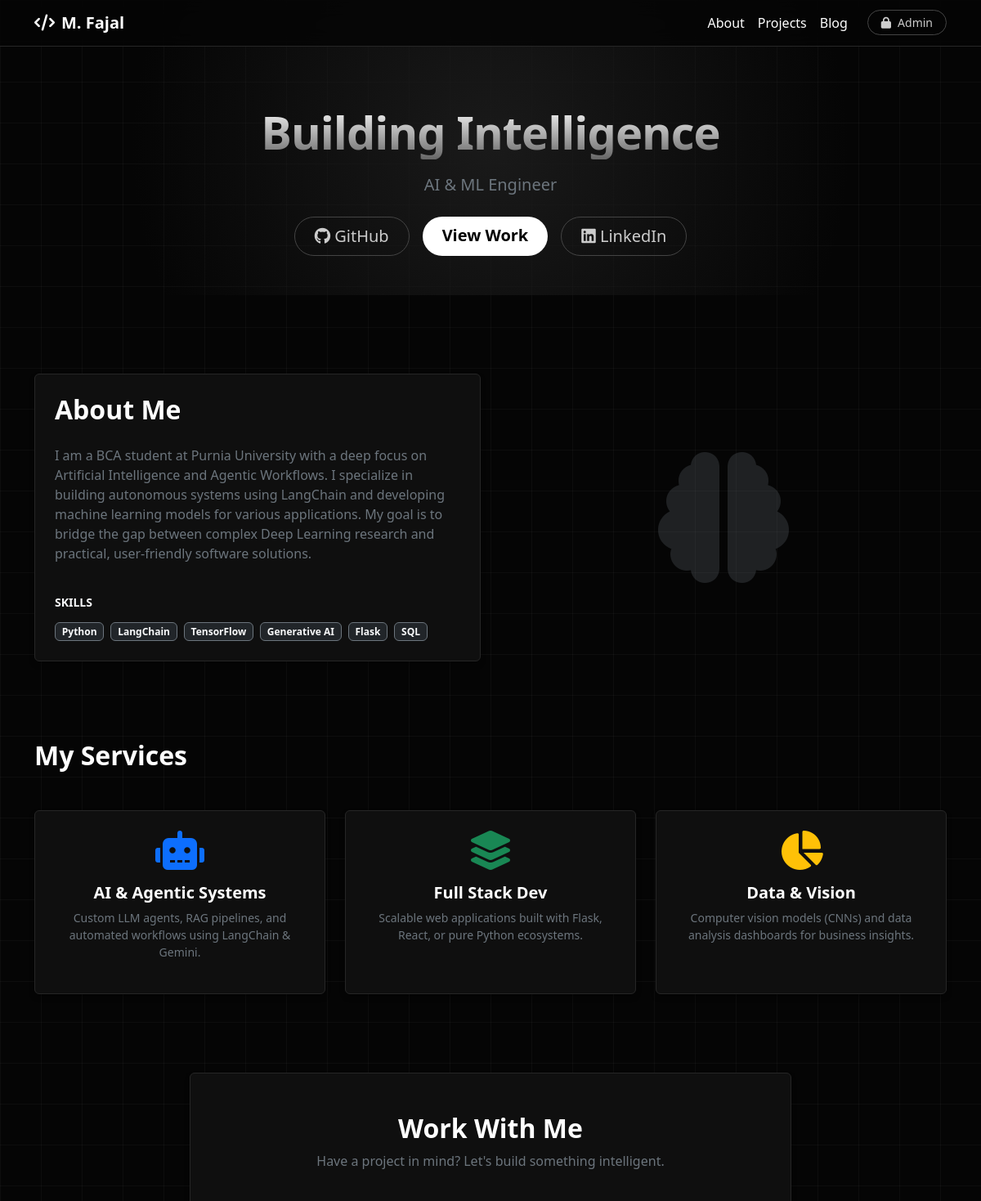
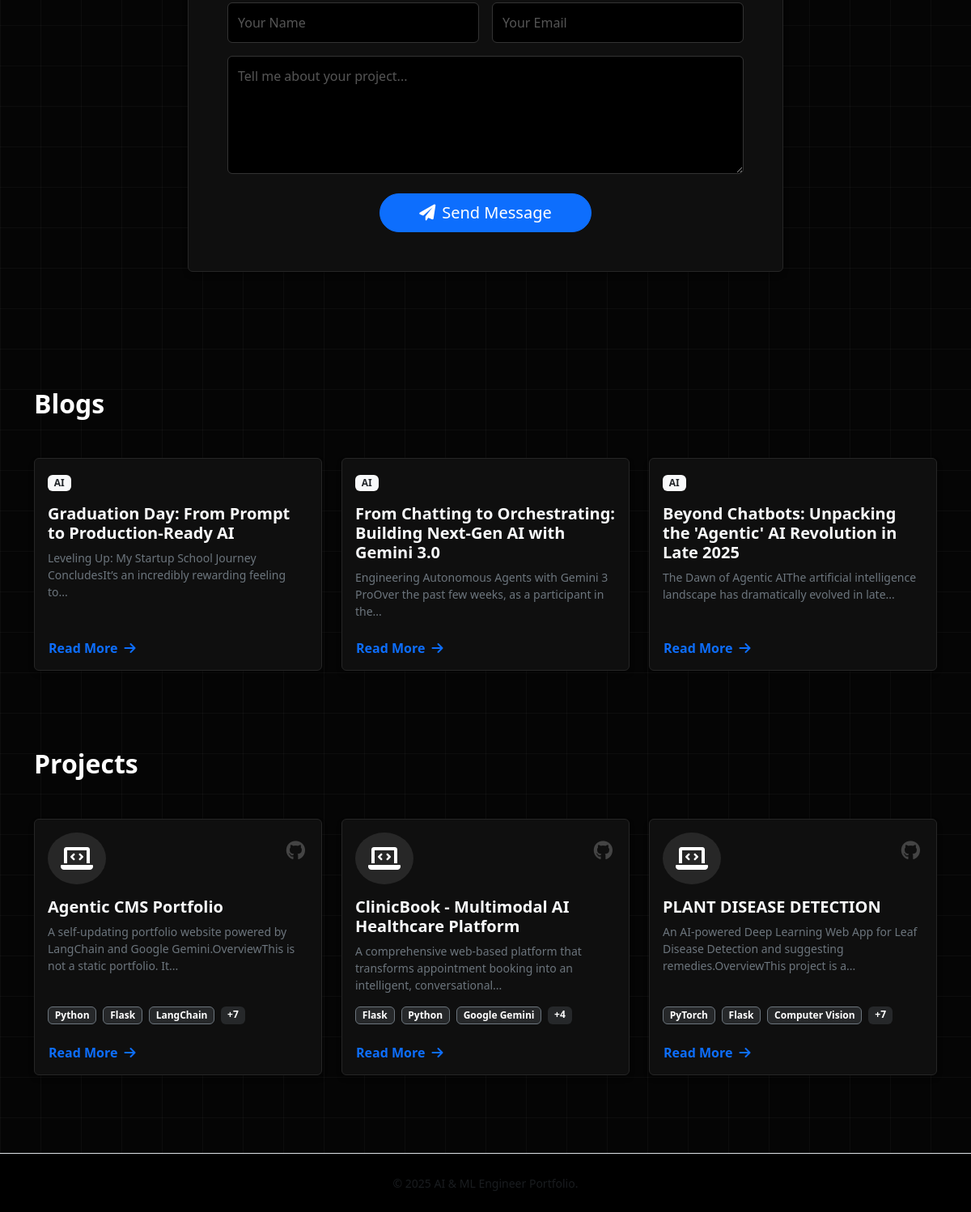
Before: / with the older database file (2 pictures, top to bottom).
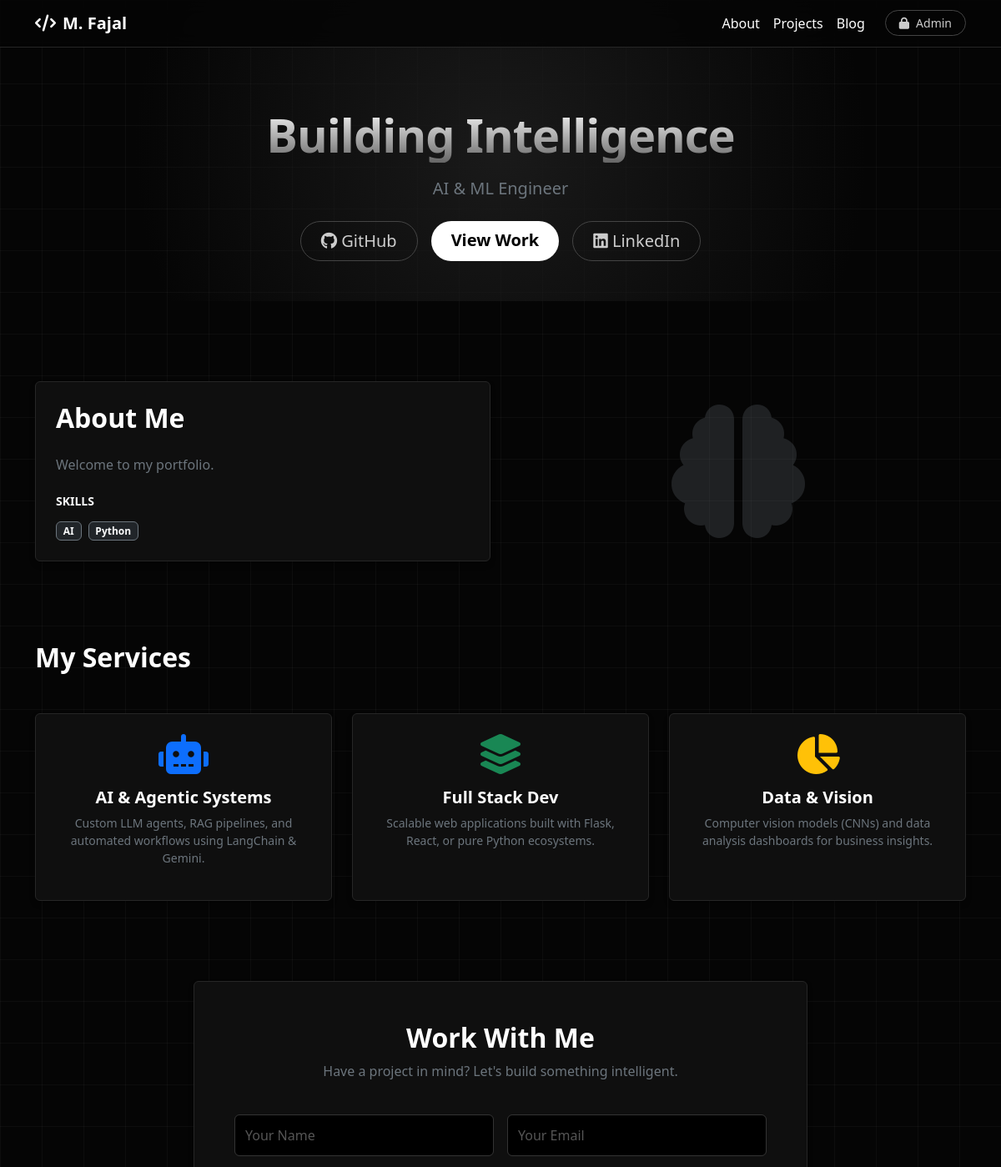
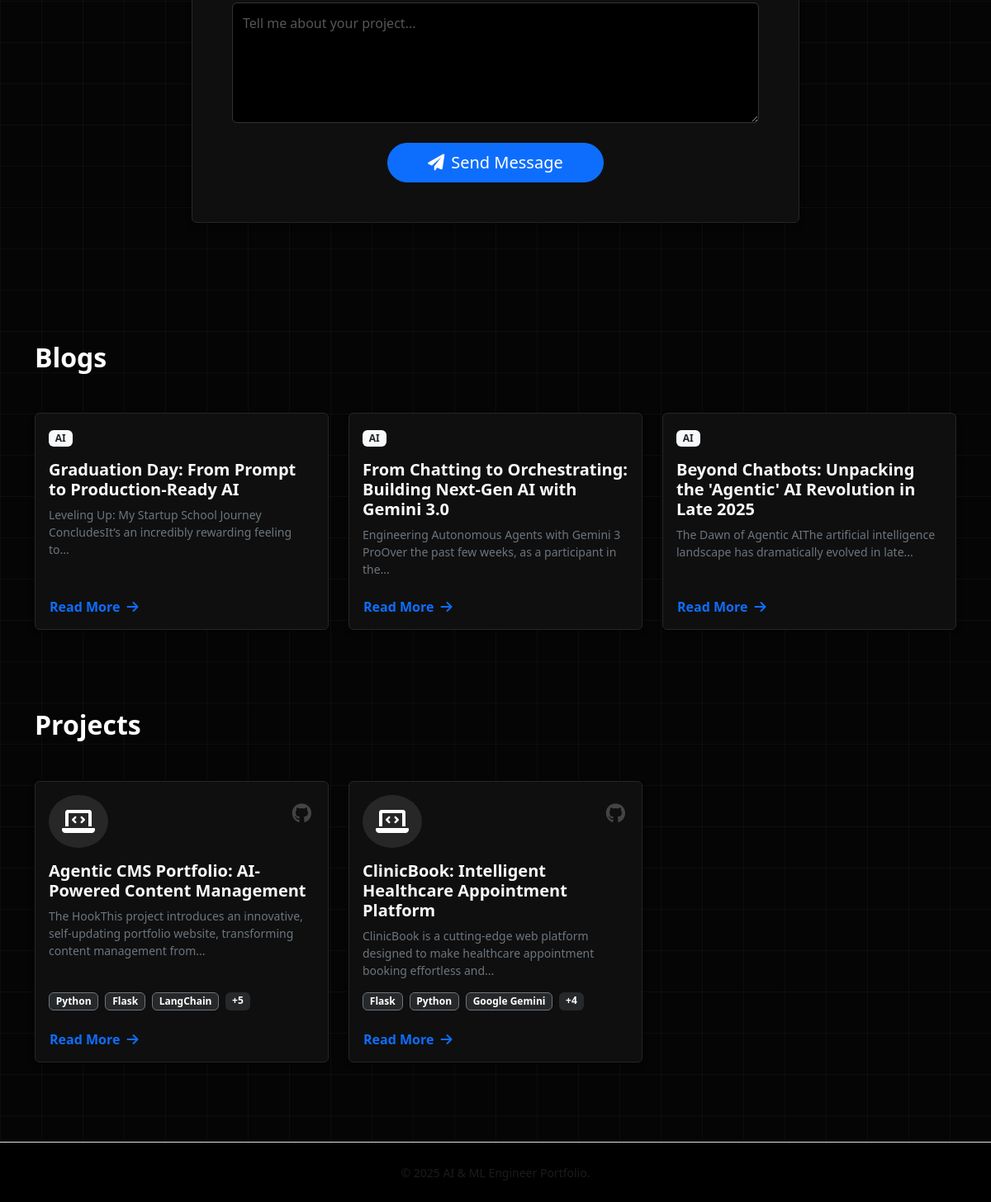
After: the same page with the newer database file (2 pictures, top to bottom).
### tables this page shows
CREATE TABLE profile (
        id INTEGER PRIMARY KEY AUTOINCREMENT,
        bio TEXT NOT NULL,
        skills TEXT,
        updated_at TIMESTAMP DEFAULT CURRENT_TIMESTAMP
    );

CREATE TABLE blogs (
        id INTEGER PRIMARY KEY AUTOINCREMENT,
        title TEXT NOT NULL,
        content TEXT NOT NULL,
        tags TEXT,
        created_at TIMESTAMP DEFAULT CURRENT_TIMESTAMP
    );

CREATE TABLE projects (
        id INTEGER PRIMARY KEY AUTOINCREMENT,
        title TEXT NOT NULL,
        description TEXT NOT NULL,
        tech_stack TEXT,
        link TEXT,
        created_at TIMESTAMP DEFAULT CURRENT_TIMESTAMP
    );

### app.py (the view)
@app.route('/')
def home():
    conn = get_db_connection()
    blogs = conn.execute("SELECT * FROM blogs ORDER BY created_at DESC").fetchall()
    projects = conn.execute("SELECT * FROM projects ORDER BY created_at DESC").fetchall()
    profile = conn.execute("SELECT * FROM profile ORDER BY id DESC LIMIT 1").fetchone()
    conn.close()
    if not profile:
        profile = {"bio": "Welcome to my portfolio.", "skills": "AI, Python"}
    return render_template('index.html', blogs=blogs, projects=projects, profile=profile)

### src/db.py (called while the page is built)
def get_db_connection():
    conn = sqlite3.connect(DB_PATH)
    conn.row_factory = sqlite3.Row
    return conn

### templates/index.html (shortened to what this page needs)
{% extends "base.html" %}
{% block content %}
<header class="hero-section d-flex align-items-center mb-5">
    <div class="container text-center py-5">
        <h1 class="display-4 fw-bold mb-3 hero-title">Building Intelligence</h1>
        <p class="lead mb-4 text-secondary">AI & ML Engineer</p>
        <div class="d-flex justify-content-center gap-3">
            <a href="https://github.com/Mfaj-cod/" target="_blank" class="btn btn-outline-light btn-lg rounded-pill px-4"><i class="fab fa-github"></i> GitHub</a>
            <a href="#projects" class="btn btn-light btn-lg rounded-pill px-4 fw-bold">View Work</a>
            <a href="https://www.linkedin.com/in/m-fajal-400ba9297/" target="_blank" class="btn btn-outline-light btn-lg rounded-pill px-4"><i class="fab fa-linkedin"></i> LinkedIn</a>
        </div>
    </div>
</header>
<section id="about" class="py-5">
    <div class="container">
        <div class="row align-items-center">
            <div class="col-md-6 mb-4 mb-md-0">
                <div class="card card-dark border-0 p-4 h-100">
                    <h2 class="fw-bold section-title mb-4">About Me</h2>
                    <div class="text-secondary lead fs-6">
                        {{ profile.bio | safe }}
                    </div>
                    <div class="mt-4">
                        <h6 class="text-uppercase small fw-bold text-light mb-3">Skills</h6>
                        <div class="d-flex flex-wrap gap-2">
                            {% if profile.skills %}
                                {% for skill in profile.skills.split(',') %}
                                <span class="badge bg-dark border border-secondary text-light">{{ skill.strip() }}</span>
                                {% endfor %}
                            {% endif %}
                        </div>
                    </div>
                </div>
            </div>
            <div class="col-md-6 text-center">
                <i class="fas fa-brain fa-10x text-secondary opacity-25"></i>
            </div>
        </div>
    </div>
</section>
<section id="services" class="py-5">
    <div class="container">
        <h2 class="fw-bold section-title mb-5">My Services</h2>
        <div class="row g-4">
            <div class="col-md-4">
                <div class="card card-dark h-100 border-0 p-4 hover-card text-center">
                    <div class="mb-3">
                        <i class="fas fa-robot fa-3x text-primary"></i>
                    </div>
                    <h5 class="fw-bold">AI & Agentic Systems</h5>
                    <p class="text-secondary small">Custom LLM agents, RAG pipelines, and automated workflows using LangChain & Gemini.</p>
                </div>
            </div>
            <div class="col-md-4">
                <div class="card card-dark h-100 border-0 p-4 hover-card text-center">
                    <div class="mb-3">
                        <i class="fas fa-layer-group fa-3x text-success"></i>
                    </div>
                    <h5 class="fw-bold">Full Stack Dev</h5>
                    <p class="text-secondary small">Scalable web applications built with Flask, React, or pure Python ecosystems.</p>
                </div>
            </div>
            <div class="col-md-4">
                <div class="card card-dark h-100 border-0 p-4 hover-card text-center">
                    <div class="mb-3">
                        <i class="fas fa-chart-pie fa-3x text-warning"></i>
                    </div>
                    <h5 class="fw-bold">Data & Vision</h5>
                    <p class="text-secondary small">Computer vision models (CNNs) and data analysis dashboards for business insights.</p>
                </div>
            </div>
        </div>
    </div>
</section>
<section id="contact" class="py-5 mb-5">
    <div class="container">
        <div class="row justify-content-center">
            <div class="col-md-8">
                <div class="card card-dark border-0 p-5">
                    <div class="text-center mb-4">
                        <h2 class="fw-bold section-title">Work With Me</h2>
                        <p class="text-secondary">Have a project in mind? Let's build something intelligent.</p>
                    </div>
                    <form id="contactForm">
                        <div class="row g-3">
                            <div class="col-md-6">
                                <input type="text" id="contactName" class="form-control form-control-dark" placeholder="Your Name" required>
                            </div>
                            <div class="col-md-6">
                                <input type="email" id="contactEmail" class="form-control form-control-dark" placeholder="Your Email" required>
                            </div>
                            <div class="col-12">
                                <textarea id="contactMessage" class="form-control form-control-dark" rows="5" placeholder="Tell me about your project..." required></textarea>
                            </div>
                            <div class="col-12 text-center mt-4">
                                <button type="submit" class="btn btn-primary btn-lg rounded-pill px-5 btn-glow">
                                    <i class="fas fa-paper-plane me-2"></i>Send Message
                                </button>
                            </div>
                        </div>
                    </form>
                </div>
            </div>
        </div>
    </div>
</section>
<section id="blog" class="py-5">
    <div class="container">
        <h2 class="fw-bold section-title mb-5">Blogs</h2>
        <div class="row g-4">
            {% for blog in blogs %}
            <div class="col-md-4">
                <div class="card h-100 border-0 card-dark hover-card">
                    <div class="card-body">
                        {% set first_tag = blog.tags.split(',')[0] if blog.tags else 'Tech' %}
                        <span class="badge mb-2 bg-light text-dark fw-bold">{{ first_tag }}</span>
                        <h5 class="card-title fw-bold text-light mt-2">{{ blog.title }}</h5>
                        <div class="card-text text-secondary small text-truncate-3">
                            {{ blog.content | striptags | truncate(100) }}
                        </div>
                    </div>
                    <div class="card-footer border-0 pt-0 bg-transparent">
                        <button class="btn btn-link px-0 text-main fw-bold text-decoration-none" data-bs-toggle="modal" data-bs-target="#blogModal{{ blog.id }}">
                            Read More <i class="fas fa-arrow-right ms-1"></i>
                        </button>
                    </div>
                </div>
            </div>
            {% endfor %}
        </div>
    </div>
</section>
<section id="projects" class="py-5">
    <div class="container">
        <h2 class="fw-bold section-title mb-5">Projects</h2>
        <div class="row g-4">
            {% for project in projects %}
            <div class="col-md-4">
                <div class="card card-dark h-100 border-0 hover-card position-relative">
                    <a href="{{ project.link if project.link else 'https://github.com/Mfaj-cod/' }}" target="_blank" class="project-github-link" title="View Source Code">
                        <i class="fab fa-github"></i>
                    </a>
                    <div class="card-body">
                        <div class="d-flex justify-content-between align-items-start mb-3">
                            <div class="rounded-circle bg-white bg-opacity-10 p-3 d-inline-flex">
                                <i class="fas fa-laptop-code fa-2x text-main"></i>
                            </div>
                        </div>
                        <h5 class="card-title fw-bold text-light">{{ project.title }}</h5>
                        <div class="card-text text-secondary small text-truncate-3">
                            {{ project.description | striptags | truncate(120) }}
                        </div>
                    </div>
                    <div class="card-footer border-0 pt-0 bg-transparent">
                        <div class="mb-3 d-flex flex-wrap gap-2">
                            {% if project.tech_stack %}
                                {% for tech in project.tech_stack.split(',')[:3] %}
                                <span class="badge bg-secondary bg-opacity-25 border border-secondary">{{ tech.strip() }}</span>
                                {% endfor %}
                                {% if project.tech_stack.split(',')|length > 3 %}
                                <span class="badge bg-secondary bg-opacity-25">+{{ project.tech_stack.split(',')|length - 3 }}</span>
                                {% endif %}
                            {% endif %}
                        </div>
                        <button class="btn btn-link px-0 text-main fw-bold text-decoration-none" data-bs-toggle="modal" data-bs-target="#projectModal{{ project.id }}">
                            Read More <i class="fas fa-arrow-right ms-1"></i>
                        </button>
                    </div>
                </div>
            </div>
            {% else %}
            <div class="col-12 text-center text-muted">
                <p>No projects found. Ask the Agent to add one!</p>
            </div>
            {% endfor %}
        </div>
    </div>
</section>
{% endblock %}

### templates/base.html (shortened to what this page needs)
<!DOCTYPE html>
<html lang="en">
<head>
    <link href="https://cdn.jsdelivr.net/npm/bootstrap@5.3.0/dist/css/bootstrap.min.css" rel="stylesheet">
    <link rel="stylesheet" href="https://cdnjs.cloudflare.com/ajax/libs/font-awesome/6.0.0/css/all.min.css">
    <link rel="stylesheet" href="{{ url_for('static', filename='style.css') }}">
</head>
<body class="dark-mode">
    <nav class="navbar navbar-expand-lg navbar-dark fixed-top border-bottom">
        <div class="container">
            <a class="navbar-brand fw-bold" href="/">
                <i class="fas fa-code me-2"></i>M. Fajal
            </a>
            <div class="collapse navbar-collapse" id="navbarNav">
                <ul class="navbar-nav ms-auto">
                    <li class="nav-item"><a class="nav-link" href="/#about">About</a></li>
                    <li class="nav-item"><a class="nav-link" href="/#projects">Projects</a></li>
                    <li class="nav-item"><a class="nav-link" href="/#blog">Blog</a></li>
                    <li class="nav-item ms-3 mt-1">
                        {% if session.get('logged_in') %}
                            <a class="btn btn-outline-light btn-sm rounded-pill px-3 me-2" href="/admin">
                                <i class="fas fa-tools"></i> Admin
                            </a>
                            <a class="btn btn-danger btn-sm rounded-pill px-3" href="/logout">
                                <i class="fas fa-sign-out-alt"></i> Logout
                            </a>
                        {% else %}
                            <a class="btn btn-outline-light btn-sm rounded-pill px-3" href="/login">
                                <i class="fas fa-lock me-2"></i>Admin
                            </a>
                        {% endif %}
                    </li>
                </ul>
            </div>
        </div>
    </nav>
    <main>
        {% block content %}{% endblock %}
    </main>
    <footer class="py-4 mt-5 border-top">
        <div class="container text-center text-muted">
            <small>&copy; 2025 AI & ML Engineer Portfolio.</small>
        </div>
    </footer>
</body>
</html>

### static/style.css (style rules this page uses)
:root { --bg-body: #050505; --bg-card: #0f0f0f; --bg-card-hover: #141414; --text-main: #ffffff; --text-muted: #a0a0a0; --border-color: #262626; --accent-glow: rgba(255, 255, 255, 0.08); }
body { background-color: var(--bg-body); color: var(--text-main); font-family: 'Segoe UI', Tahoma, Geneva, Verdana, sans-serif; min-height: 100vh; background-image: linear-gradient(rgba(255, 255, 255, 0.03) 1px, transparent 1px), linear-gradient(90deg, rgba(255, 255, 255, 0.03) 1px, transparent 1px); background-size: 50px 50px; }
.navbar { background: rgba(5, 5, 5, 0.85) !important; backdrop-filter: blur(12px); border-bottom: 1px solid var(--border-color) !important; }
.navbar-brand, .nav-link { color: var(--text-main) !important; }
.hero-section { background: radial-gradient(circle at center, #1a1a1a 0%, transparent 70%); padding-top: 80px; }
.hero-title { background: linear-gradient(180deg, #ffffff 0%, #666666 100%); -webkit-background-clip: text; -webkit-text-fill-color: transparent; letter-spacing: -1px; }
.card-dark, .modal-content { background-color: var(--bg-card) !important; border: 1px solid var(--border-color) !important; color: var(--text-main); box-shadow: 0 4px 6px rgba(0,0,0,0.3); transition: transform 0.3s ease, border-color 0.3s ease; }
.form-control { background-color: #000000 !important; border: 1px solid #333 !important; color: #ffffff !important; padding: 12px; }
::placeholder { color: #555 !important; }
.btn-light { background: #ffffff; color: #000; border: none; }
.btn-outline-light { border-color: #444; color: #ccc; }
.project-github-link { position: absolute; top: 20px; right: 20px; color: #444; font-size: 1.5rem; transition: all 0.3s ease; z-index: 10; }
footer { background: #000; border-top: 1px solid var(--border-color) !important; color: #555 !important; }

Changed rows visible on the page:
removed profile: bio "I am a BCA student at Purnia University with a deep focus on Artificial Intelligence and Agentic Workflows. I specialize in building autonomous systems using LangChain and developing machine learning models for various applications. My goal is to bridge the gap between complex Deep Learning research and practical, user-friendly software solutions."
removed projects: title "Agentic CMS Portfolio", description "A self-updating portfolio website powered by LangChain and Google Gemini.OverviewThis is not a static portfolio. It...", strip "Python" "Flask" "LangChain", tech_stack.split|length "7"
removed projects: title "ClinicBook - Multimodal AI Healthcare Platform", description "A comprehensive web-based platform that transforms appointment booking into an intelligent, conversational...", strip "Flask" "Python" "Google Gemini", tech_stack.split|length "4"
removed projects: title "PLANT DISEASE DETECTION", description "An AI-powered Deep Learning Web App for Leaf Disease Detection and suggesting remedies.OverviewThis project is a...", strip "PyTorch" "Flask" "Computer Vision", tech_stack.split|length "7"
added projects: title "Agentic CMS Portfolio: AI-Powered Content Management", description "The HookThis project introduces an innovative, self-updating portfolio website, transforming content management from...", strip "Python" "Flask" "LangChain", tech_stack.split|length "5"
added projects: title "ClinicBook: Intelligent Healthcare Appointment Platform", description "ClinicBook is a cutting-edge web platform designed to make healthcare appointment booking effortless and...", strip "Flask" "Python" "Google Gemini", tech_stack.split|length "4"
Other visible differences:
{{ profile.bio | safe }}: (not shown) → "Welcome to my portfolio."
new list line: "AI"
list line gone: "LangChain"
list line gone: "TensorFlow"
list line gone: "Generative AI"
list line gone: "Flask"
list line gone: "SQL"
